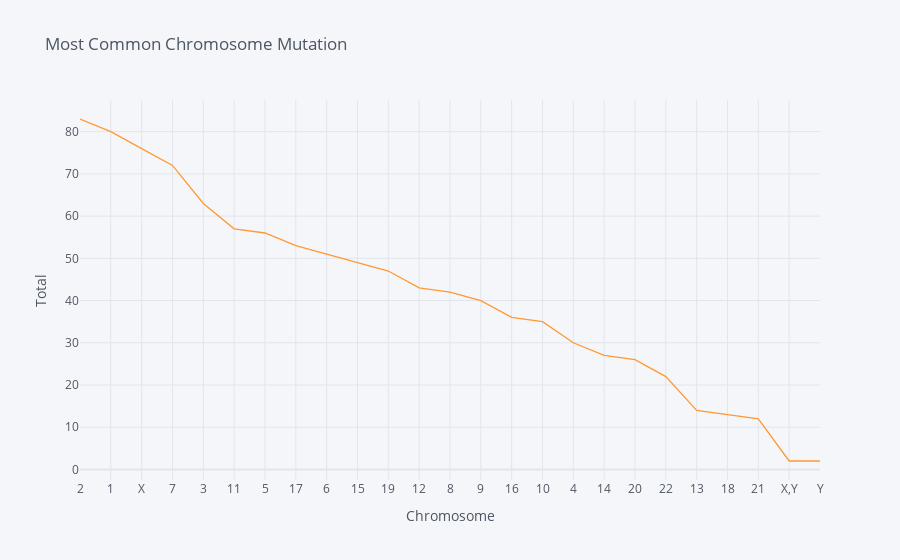

The cell this chart's notebook holds for it:
### Code cell
#which chromosome is the most syndromic?
genes['chromosome'].value_counts().iplot(title = 'Most Common Chromosome Mutation', yaxis_title='Total', xaxis_title='Chromosome')

### Figure 1 — Plotly figure (JSON) as saved in the notebook; plotly's stock layout.template omitted (floating-point values rounded to 4 significant figures)
{"data": [{"line": {"color": "rgba(255, 153, 51, 1.0)", "dash": "solid", "shape": "linear", "width": 1.3}, "mode": "lines", "name": "chromosome", "text": "", "type": "scatter", "x": ["2", "1", "X", "7", "3", "11", "5", "17", "6", "15", "19", "12", "8", "9", "16", "10", "4", "14", "20", "22", "13", "18", "21", "X,Y", "Y"], "y": [83, 80, 76, 72, 63, 57, 56, 53, 51, 49, 47, 43, 42, 40, 36, 35, 30, 27, 26, 22, 14, 13, 12, 2, 2]}], "layout": {"legend": {"bgcolor": "#F5F6F9", "font": {"color": "#4D5663"}}, "paper_bgcolor": "#F5F6F9", "plot_bgcolor": "#F5F6F9", "title": {"font": {"color": "#4D5663"}, "text": "Most Common Chromosome Mutation"}, "xaxis": {"gridcolor": "#E1E5ED", "showgrid": true, "tickfont": {"color": "#4D5663"}, "title": {"font": {"color": "#4D5663"}, "text": "Chromosome"}, "zerolinecolor": "#E1E5ED"}, "yaxis": {"gridcolor": "#E1E5ED", "showgrid": true, "tickfont": {"color": "#4D5663"}, "title": {"font": {"color": "#4D5663"}, "text": "Total"}, "zerolinecolor": "#E1E5ED"}}}
